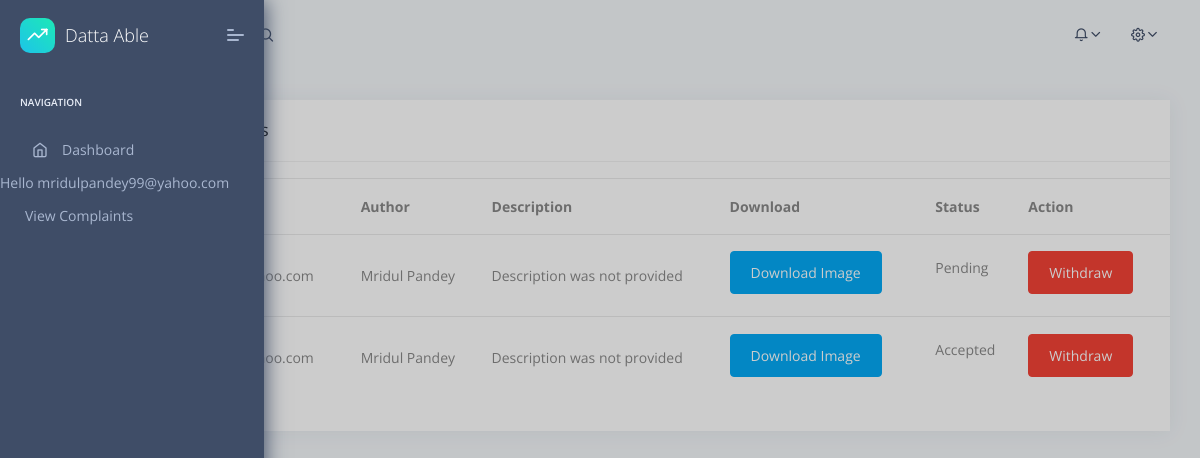
The app's page /accounts/books/ (signed in) with its own data.
### tester/models.py (models this page shows, shortened)
class MyUser(AbstractBaseUser):
    email = models.EmailField(
        verbose_name='email address',
        max_length=255,
        unique=True,
    )
    date_of_birth = models.DateField()
    designation = models.CharField(max_length=100)
    first_name = models.CharField(max_length=100, null=True, blank=True)
    last_name = models.CharField(max_length=100, null=True, blank=True)
    is_active = models.BooleanField(default=True)
    is_admin = models.BooleanField(default=False)
    objects = MyUserManager()
    USERNAME_FIELD = 'email'
    REQUIRED_FIELDS = ['date_of_birth', 'designation', 'first_name', 'last_name']

### accounts/models.py (models this page shows, shortened)
class Book(models.Model):
    email = models.CharField(max_length=100)
    author = models.CharField(max_length=100)
    description = models.CharField(max_length=200, null=True, blank=True)
    img = models.ImageField(upload_to='books/image/', null=True, blank=True)
    status = models.BooleanField(default=False, null=True, blank=True)

### accounts/views.py (the view)
# urls.py: path('books/', views.book_list, name='book_list'),
def book_list(request):
    print(request.user.email)
    fetch_email = request.user.email
    books = Book.objects.filter(email=fetch_email)
    return render(request,'book_list.html', {
        'books': books
    })

### templates/book_list.html (shortened to what this page needs)
{% extends 'base.html' %}
{% block content %}
    <div class="col-xl-12 col-md-6">
        <div class="card Recent-Users">
            <div class="card-header">
                <h5>Total Complaints</h5>
            </div>
            <div class="card-block px-0 py-3">
                <table class="table table-hover">
                    <thead>
                        <tr>
                            <th>Email_id</th>
                            <th>Author</th>
                            <th>Description</th>
                            <th>Download</th>
                            <th>Status</th>
                            <th>Action</th>
                        </tr>
                    </thead>
                    <tbody>
                        {% for book in books %}
                        <tr>
                            <td> {{ book.email }} </td>
                            <td> {{ book.author }} </td>
                            {% if book.description %}
                                <td> {{ book.description }} </td>
                            {% else %}
                                <td>Description was not provided</td>
                            {% endif %}
                            <td>
                                <a href="{{  book.img.url  }}" class="btn btn-primary btn-sm" target="_blank">Download Image</a>
                            </td>
                            <td>
                                {% if book.status == True %}
                                <p>Accepted</p>
                                {% elif book.status == False %}
                                <p>Pending</p>
                                {% else %}
                                <p>Status Unavailable</p>
                                {% endif %}
                            </td>
                            <td>
                                <form method="POST" action="{% url 'delete_book' book.pk %}">
                                    <button type="submit" class="btn btn-danger btn-sm">Withdraw</button>
                                </form>
                            </td>
                        </tr>
                        {% endfor %}
                    </tbody>
                </table>
            </div>
        </div>
    </div>
{% endblock %}

### templates/base.html (shortened to what this page needs)
{% load static %}
{% static "images/user" as baseUrl %}
<!DOCTYPE html>
<html lang="en">
<head>
    <link rel="stylesheet" href="{% static 'fonts/fontawesome/css/fontawesome-all.min.css' %}">
    <link rel="stylesheet" href="{% static 'plugins/animation/css/animate.min.css'%}">
    <link rel="stylesheet" href="{% static 'css/style.css' %}">
</head>
<body>
    <nav class="pcoded-navbar">
        <div class="navbar-wrapper">
            <div class="navbar-brand header-logo">
                <a href="#" class="b-brand">
                    <div class="b-bg">
                        <i class="feather icon-trending-up"></i>
                    </div>
                    <span class="b-title">Datta Able</span>
                </a>
                <a class="mobile-menu" id="mobile-collapse" href="javascript:"><span></span></a>
            </div>
            <div class="navbar-content scroll-div">
                <ul class="nav pcoded-inner-navbar">
                    <li class="nav-item pcoded-menu-caption">
                        <label>Navigation</label>
                    </li>
                    <li data-username="dashboard Default Ecommerce CRM Analytics Crypto Project" class="nav-item {{ index_page }}">
                        <a href="/accounts/" class="nav-link "><span class="pcoded-micon"><i class="feather icon-home"></i></span><span class="pcoded-mtext">Dashboard</span></a>
                    </li>
                    {% if user.is_authenticated %}
                        <li class="nav-item">Hello {{user.email}}</li>
                    {% else %}
                        <li class="nav-item"><a href="login" class="nav-link" >Log in</a></li>
                        <li class="nav-item"><a href="register" class="nav-link" >Register User</a></li>
                    {% endif %}
                    {% if user.designation == 'manager' %}
                        <li class="nav-item"><a href="/books_manager/" class="nav-link" >View Complaints</a></li>
                    {% endif %}
                </ul>
            </div>
        </div>
    </nav>
    <header class="navbar pcoded-header navbar-expand-lg navbar-light">
        <div class="collapse navbar-collapse">
            <ul class="navbar-nav mr-auto">
                <li><a href="javascript:" class="full-screen" onclick="javascript:toggleFullScreen()"></a></li>
                <li class="nav-item dropdown">
                    <a class="dropdown-toggle" href="javascript:" data-toggle="dropdown">Dropdown</a>
                </li>
                <li class="nav-item">
                    <div class="main-search">
                        <div class="input-group">
                            <span class="input-group-append search-btn btn btn-primary">
                                <i class="feather icon-search input-group-text"></i>
                            </span>
                        </div>
                    </div>
                </li>
            </ul>
            <ul class="navbar-nav ml-auto">
                <li>
                    <div class="dropdown">
                        <a class="dropdown-toggle" href="javascript:" data-toggle="dropdown"><i class="icon feather icon-bell"></i></a>
                    </div>
                </li>
                <li>
                    <div class="dropdown drp-user">
                        <a href="javascript:" class="dropdown-toggle" data-toggle="dropdown">
                            <i class="icon feather icon-settings"></i>
                        </a>
                    </div>
                </li>
            </ul>
        </div>
    </header>
    <div class="pcoded-main-container">
        <div class="pcoded-wrapper">
            <div class="pcoded-content">
                <div class="pcoded-inner-content">
                    <div class="main-body">
                        <div class="page-wrapper">
                            <div class="row">
                                {% if user.is_authenticated %}
                                    {% block content %}
                                    {% endblock %}
                                {% else %}
                                    <h3>Please Login to continue </h3>
                                {% endif %}
                            </div>
                        </div>
                    </div>
                </div>
            </div>
        </div>
    </div>
</body>
</html>

### records on screen
MyUser: email "mridulpandey99@yahoo.com"
Book: author "Mridul Pandey", shows "Description was not provided", status "Pending"
Book: author "Mridul Pandey", shows "Description was not provided", status "Accepted"
